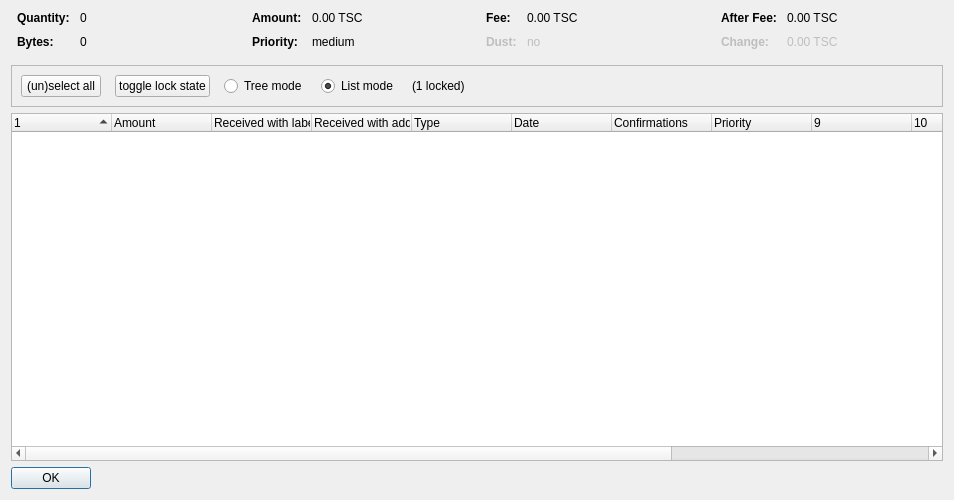
<?xml version="1.0" encoding="UTF-8"?>
<ui version="4.0">
 <class>CoinControlDialog</class>
 <widget class="QDialog" name="CoinControlDialog">
  <property name="geometry">
   <rect>
    <x>0</x>
    <y>0</y>
    <width>954</width>
    <height>500</height>
   </rect>
  </property>
  <property name="windowTitle">
   <string>Coin Selection</string>
  </property>
  <layout class="QVBoxLayout" name="verticalLayout">
   <item>
    <layout class="QHBoxLayout" name="horizontalLayoutTop" stretch="0,0,0,0">
     <property name="topMargin">
      <number>0</number>
     </property>
     <property name="bottomMargin">
      <number>10</number>
     </property>
     <item>
      <layout class="QFormLayout" name="formLayoutCoinControl1">
       <property name="horizontalSpacing">
        <number>10</number>
       </property>
       <property name="verticalSpacing">
        <number>10</number>
       </property>
       <property name="leftMargin">
        <number>6</number>
       </property>
       <property name="rightMargin">
        <number>6</number>
       </property>
       <item row="0" column="0">
        <widget class="QLabel" name="labelCoinControlQuantityText">
         <property name="font">
          <font>
           <weight>75</weight>
           <bold>true</bold>
          </font>
         </property>
         <property name="text">
          <string>Quantity:</string>
         </property>
        </widget>
       </item>
       <item row="0" column="1">
        <widget class="QLabel" name="labelCoinControlQuantity">
         <property name="cursor">
          <cursorShape>IBeamCursor</cursorShape>
         </property>
         <property name="contextMenuPolicy">
          <enum>Qt::ActionsContextMenu</enum>
         </property>
         <property name="text">
          <string notr="true">0</string>
         </property>
         <property name="textInteractionFlags">
          <set>Qt::LinksAccessibleByMouse|Qt::TextSelectableByKeyboard|Qt::TextSelectableByMouse</set>
         </property>
        </widget>
       </item>
       <item row="1" column="0">
        <widget class="QLabel" name="labelCoinControlBytesText">
         <property name="font">
          <font>
           <weight>75</weight>
           <bold>true</bold>
          </font>
         </property>
         <property name="text">
          <string>Bytes:</string>
         </property>
        </widget>
       </item>
       <item row="1" column="1">
        <widget class="QLabel" name="labelCoinControlBytes">
         <property name="cursor">
          <cursorShape>IBeamCursor</cursorShape>
         </property>
         <property name="contextMenuPolicy">
          <enum>Qt::ActionsContextMenu</enum>
         </property>
         <property name="text">
          <string notr="true">0</string>
         </property>
         <property name="textInteractionFlags">
          <set>Qt::LinksAccessibleByMouse|Qt::TextSelectableByKeyboard|Qt::TextSelectableByMouse</set>
         </property>
        </widget>
       </item>
      </layout>
     </item>
     <item>
      <layout class="QFormLayout" name="formLayoutCoinControl2">
       <property name="horizontalSpacing">
        <number>10</number>
       </property>
       <property name="verticalSpacing">
        <number>10</number>
       </property>
       <property name="leftMargin">
        <number>6</number>
       </property>
       <property name="rightMargin">
        <number>6</number>
       </property>
       <item row="0" column="0">
        <widget class="QLabel" name="labelCoinControlAmountText">
         <property name="font">
          <font>
           <weight>75</weight>
           <bold>true</bold>
          </font>
         </property>
         <property name="text">
          <string>Amount:</string>
         </property>
        </widget>
       </item>
       <item row="0" column="1">
        <widget class="QLabel" name="labelCoinControlAmount">
         <property name="cursor">
          <cursorShape>IBeamCursor</cursorShape>
         </property>
         <property name="contextMenuPolicy">
          <enum>Qt::ActionsContextMenu</enum>
         </property>
         <property name="text">
          <string notr="true">0.00 TSC</string>
         </property>
         <property name="textInteractionFlags">
          <set>Qt::LinksAccessibleByMouse|Qt::TextSelectableByKeyboard|Qt::TextSelectableByMouse</set>
         </property>
        </widget>
       </item>
       <item row="1" column="0">
        <widget class="QLabel" name="labelCoinControlPriorityText">
         <property name="font">
          <font>
           <weight>75</weight>
           <bold>true</bold>
          </font>
         </property>
         <property name="text">
          <string>Priority:</string>
         </property>
        </widget>
       </item>
       <item row="1" column="1">
        <widget class="QLabel" name="labelCoinControlPriority">
         <property name="cursor">
          <cursorShape>IBeamCursor</cursorShape>
         </property>
         <property name="contextMenuPolicy">
          <enum>Qt::ActionsContextMenu</enum>
         </property>
         <property name="text">
          <string>medium</string>
         </property>
         <property name="textInteractionFlags">
          <set>Qt::LinksAccessibleByMouse|Qt::TextSelectableByKeyboard|Qt::TextSelectableByMouse</set>
         </property>
        </widget>
       </item>
      </layout>
     </item>
     <item>
      <layout class="QFormLayout" name="formLayoutCoinControl3">
       <property name="horizontalSpacing">
        <number>10</number>
       </property>
       <property name="verticalSpacing">
        <number>10</number>
       </property>
       <property name="leftMargin">
        <number>6</number>
       </property>
       <property name="rightMargin">
        <number>6</number>
       </property>
       <item row="0" column="0">
        <widget class="QLabel" name="labelCoinControlFeeText">
         <property name="font">
          <font>
           <weight>75</weight>
           <bold>true</bold>
          </font>
         </property>
         <property name="text">
          <string>Fee:</string>
         </property>
        </widget>
       </item>
       <item row="0" column="1">
        <widget class="QLabel" name="labelCoinControlFee">
         <property name="cursor">
          <cursorShape>IBeamCursor</cursorShape>
         </property>
         <property name="contextMenuPolicy">
          <enum>Qt::ActionsContextMenu</enum>
         </property>
         <property name="text">
          <string notr="true">0.00 TSC</string>
         </property>
         <property name="textInteractionFlags">
          <set>Qt::LinksAccessibleByMouse|Qt::TextSelectableByKeyboard|Qt::TextSelectableByMouse</set>
         </property>
        </widget>
       </item>
       <item row="1" column="0">
        <widget class="QLabel" name="labelCoinControlLowOutputText">
         <property name="enabled">
          <bool>false</bool>
         </property>
         <property name="font">
          <font>
           <weight>75</weight>
           <bold>true</bold>
          </font>
         </property>
         <property name="text">
          <string>Dust:</string>
         </property>
        </widget>
       </item>
       <item row="1" column="1">
        <widget class="QLabel" name="labelCoinControlLowOutput">
         <property name="enabled">
          <bool>false</bool>
         </property>
         <property name="cursor">
          <cursorShape>IBeamCursor</cursorShape>
         </property>
         <property name="contextMenuPolicy">
          <enum>Qt::ActionsContextMenu</enum>
         </property>
         <property name="text">
          <string>no</string>
         </property>
         <property name="textInteractionFlags">
          <set>Qt::LinksAccessibleByMouse|Qt::TextSelectableByKeyboard|Qt::TextSelectableByMouse</set>
         </property>
        </widget>
       </item>
      </layout>
     </item>
     <item>
      <layout class="QFormLayout" name="formLayoutCoinControl4">
       <property name="horizontalSpacing">
        <number>10</number>
       </property>
       <property name="verticalSpacing">
        <number>10</number>
       </property>
       <property name="leftMargin">
        <number>6</number>
       </property>
       <property name="rightMargin">
        <number>6</number>
       </property>
       <item row="0" column="0">
        <widget class="QLabel" name="labelCoinControlAfterFeeText">
         <property name="font">
          <font>
           <weight>75</weight>
           <bold>true</bold>
          </font>
         </property>
         <property name="text">
          <string>After Fee:</string>
         </property>
        </widget>
       </item>
       <item row="0" column="1">
        <widget class="QLabel" name="labelCoinControlAfterFee">
         <property name="cursor">
          <cursorShape>IBeamCursor</cursorShape>
         </property>
         <property name="contextMenuPolicy">
          <enum>Qt::ActionsContextMenu</enum>
         </property>
         <property name="text">
          <string notr="true">0.00 TSC</string>
         </property>
         <property name="textInteractionFlags">
          <set>Qt::LinksAccessibleByMouse|Qt::TextSelectableByKeyboard|Qt::TextSelectableByMouse</set>
         </property>
        </widget>
       </item>
       <item row="1" column="0">
        <widget class="QLabel" name="labelCoinControlChangeText">
         <property name="enabled">
          <bool>false</bool>
         </property>
         <property name="font">
          <font>
           <weight>75</weight>
           <bold>true</bold>
          </font>
         </property>
         <property name="text">
          <string>Change:</string>
         </property>
        </widget>
       </item>
       <item row="1" column="1">
        <widget class="QLabel" name="labelCoinControlChange">
         <property name="enabled">
          <bool>false</bool>
         </property>
         <property name="cursor">
          <cursorShape>IBeamCursor</cursorShape>
         </property>
         <property name="contextMenuPolicy">
          <enum>Qt::ActionsContextMenu</enum>
         </property>
         <property name="text">
          <string notr="true">0.00 TSC</string>
         </property>
         <property name="textInteractionFlags">
          <set>Qt::LinksAccessibleByMouse|Qt::TextSelectableByKeyboard|Qt::TextSelectableByMouse</set>
         </property>
        </widget>
       </item>
      </layout>
     </item>
    </layout>
   </item>
   <item>
    <widget class="QFrame" name="frame">
     <property name="minimumSize">
      <size>
       <width>0</width>
       <height>40</height>
      </size>
     </property>
     <property name="frameShape">
      <enum>QFrame::StyledPanel</enum>
     </property>
     <property name="frameShadow">
      <enum>QFrame::Sunken</enum>
     </property>
     <layout class="QHBoxLayout" name="horizontalLayout">
      <item>
       <layout class="QHBoxLayout" name="horizontalLayoutPanel" stretch="0,0,0,0,0,0">
        <property name="spacing">
         <number>14</number>
        </property>
        <item>
         <widget class="QPushButton" name="pushButtonSelectAll">
          <property name="sizePolicy">
           <sizepolicy hsizetype="Maximum" vsizetype="Fixed">
            <horstretch>0</horstretch>
            <verstretch>0</verstretch>
           </sizepolicy>
          </property>
          <property name="text">
           <string>(un)select all</string>
          </property>
          <property name="autoDefault">
           <bool>false</bool>
          </property>
         </widget>
        </item>
        <item>
         <widget class="QPushButton" name="pushButtonToggleLock">
          <property name="sizePolicy">
           <sizepolicy hsizetype="Maximum" vsizetype="Fixed">
            <horstretch>0</horstretch>
            <verstretch>0</verstretch>
           </sizepolicy>
          </property>
          <property name="text">
           <string>toggle lock state</string>
          </property>
          <property name="autoDefault">
           <bool>false</bool>
          </property>
         </widget>
        </item>
        <item>
         <widget class="QRadioButton" name="radioTreeMode">
          <property name="sizePolicy">
           <sizepolicy hsizetype="Maximum" vsizetype="Fixed">
            <horstretch>0</horstretch>
            <verstretch>0</verstretch>
           </sizepolicy>
          </property>
          <property name="text">
           <string>Tree mode</string>
          </property>
         </widget>
        </item>
        <item>
         <widget class="QRadioButton" name="radioListMode">
          <property name="sizePolicy">
           <sizepolicy hsizetype="Maximum" vsizetype="Fixed">
            <horstretch>0</horstretch>
            <verstretch>0</verstretch>
           </sizepolicy>
          </property>
          <property name="text">
           <string>List mode</string>
          </property>
          <property name="checked">
           <bool>true</bool>
          </property>
         </widget>
        </item>
        <item>
         <widget class="QLabel" name="labelLocked">
          <property name="text">
           <string>(1 locked)</string>
          </property>
         </widget>
        </item>
        <item>
         <spacer name="horizontalSpacer">
          <property name="orientation">
           <enum>Qt::Horizontal</enum>
          </property>
          <property name="sizeHint" stdset="0">
           <size>
            <width>40</width>
            <height>20</height>
           </size>
          </property>
         </spacer>
        </item>
       </layout>
      </item>
     </layout>
    </widget>
   </item>
   <item>
    <widget class="CoinControlTreeWidget" name="treeWidget">
     <property name="contextMenuPolicy">
      <enum>Qt::CustomContextMenu</enum>
     </property>
     <property name="sortingEnabled">
      <bool>false</bool>
     </property>
     <property name="columnCount">
      <number>13</number>
     </property>
     <attribute name="headerShowSortIndicator" stdset="0">
      <bool>true</bool>
     </attribute>
     <attribute name="headerStretchLastSection">
      <bool>false</bool>
     </attribute>
     <column>
      <property name="text">
       <string/>
      </property>
     </column>
     <column>
      <property name="text">
       <string>Amount</string>
      </property>
     </column>
     <column>
      <property name="text">
       <string>Received with label</string>
      </property>
     </column>
     <column>
      <property name="text">
       <string>Received with address</string>
      </property>
     </column>
     <column>
      <property name="text">
       <string>Type</string>
      </property>
     </column>
     <column>
      <property name="text">
       <string>Date</string>
      </property>
     </column>
     <column>
      <property name="text">
       <string>Confirmations</string>
      </property>
      <property name="toolTip">
       <string>Confirmed</string>
      </property>
     </column>
     <column>
      <property name="text">
       <string>Priority</string>
      </property>
     </column>
     <column>
      <property name="text">
       <string/>
      </property>
     </column>
     <column>
      <property name="text">
       <string/>
      </property>
     </column>
     <column>
      <property name="text">
       <string/>
      </property>
     </column>
     <column>
      <property name="text">
       <string/>
      </property>
     </column>
     <column>
      <property name="text">
       <string/>
      </property>
     </column>
    </widget>
   </item>
   <item>
    <widget class="QDialogButtonBox" name="buttonBox">
     <property name="sizePolicy">
      <sizepolicy hsizetype="Maximum" vsizetype="Fixed">
       <horstretch>0</horstretch>
       <verstretch>0</verstretch>
      </sizepolicy>
     </property>
     <property name="orientation">
      <enum>Qt::Horizontal</enum>
     </property>
     <property name="standardButtons">
      <set>QDialogButtonBox::Ok</set>
     </property>
    </widget>
   </item>
  </layout>
 </widget>
 <customwidgets>
  <customwidget>
   <class>CoinControlTreeWidget</class>
   <extends>QTreeWidget</extends>
   <header>coincontroltreewidget.h</header>
  </customwidget>
 </customwidgets>
 <resources/>
 <connections/>
</ui>
